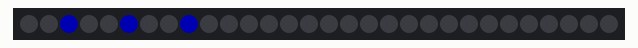
Simulated run of this program. Board: CircuitPython board. Parts: 30 RGB LEDs in strip order, left to right. Dim RGB values are drawn brighter than linear.

Above: at 0.39 s.
At 1.14 s:
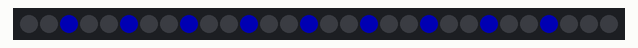
At 9.88 s:
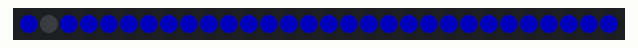
At 19.47 s:
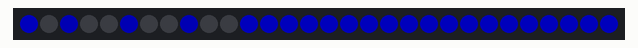
At 38.2 s:
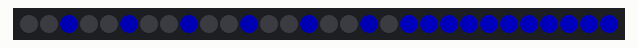

The program:

wipe.py
```python
import board
from neopixel import NeoPixel
import time
import random


np = NeoPixel(board.D2,30,auto_write=False,brightness=.3)

orange = (250, 60, 0)
brown = (130, 40, 10)
purple = (140, 0, 197)
white = (255,255,255)
black = (0,0,0)
pink = (255,100,50)
blue = (0,0,200)


def chase1(colors):
    for i in range(np.n):
        np[i] = colors[i%len(colors)]
        np.show()
        time.sleep(0.04)

def reverse_wipe(colors):
    for i in range(np.n):
        i = i * -1
        np[i] = colors[i%len(colors)]
        np.show()
        time.sleep(0.04)


while True:
    chase1(blue)
    reverse_wipe(white)
```
